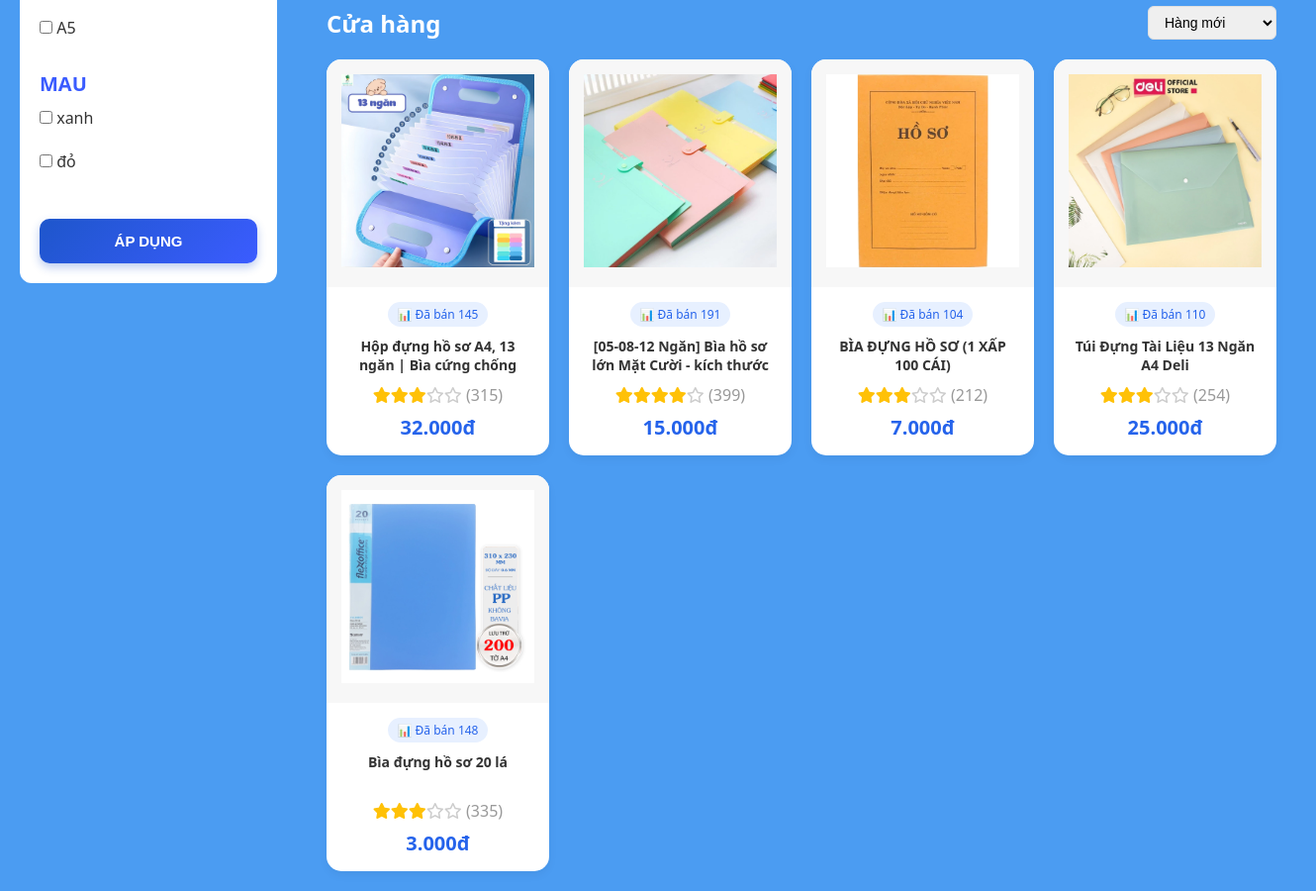
The app's page /shop.php?category_id=1 (middle part), older data.
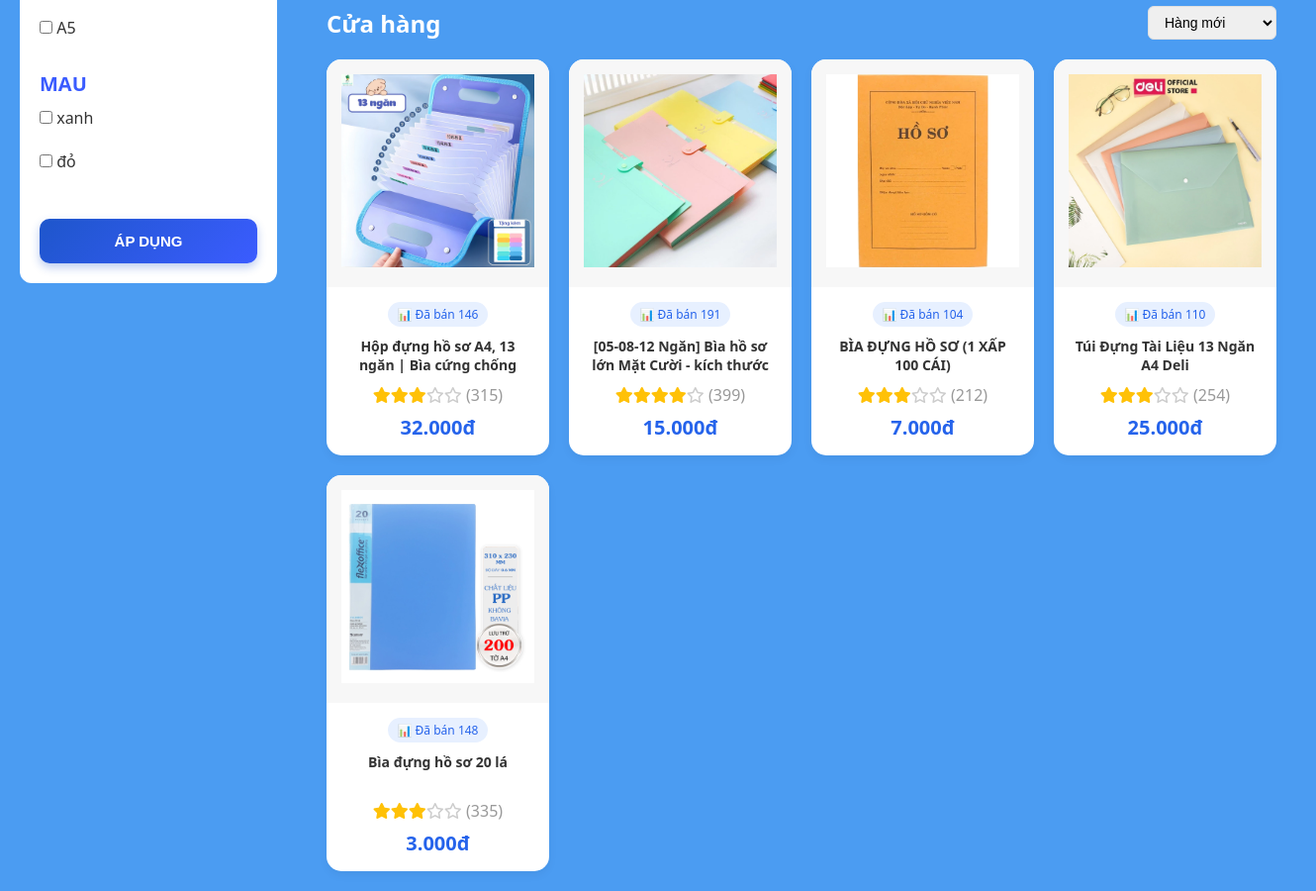
The same page, newer data.
### tables this page shows
CREATE TABLE `sanpham` (
  `MaSP` int NOT NULL,
  `TenSP` varchar(200) DEFAULT NULL,
  `GiaBan` decimal(10,2) DEFAULT NULL,
  `SoLuongTon` int DEFAULT NULL,
  `Hinh` varchar(255) DEFAULT NULL,
  `MoTa` text,
  `madanhmuc` int DEFAULT NULL,
  `mathuonghieu` int DEFAULT NULL,
  `maqtv` int DEFAULT NULL,
  `MaKhuyenMai` int DEFAULT NULL,
  `SoLuongDaBan` int DEFAULT '0',
  `NoiBat` tinyint(1) DEFAULT '0',
  `Rating` int DEFAULT '5',
  `SoLuotDanhGia` int DEFAULT '0'
);

### shop.php (the view, shortened to what the changed rows need)
<?php
require_once "./config/db.php";
$conditions  = [];
$keyword     = trim($_GET['keyword'] ?? '');
$category_id = isset($_GET['category_id']) && $_GET['category_id'] != '' ? (int)$_GET['category_id'] : 0;
if ($category_id > 0) {
    $conditions[] = "madanhmuc = $category_id";
}
$sort_map = [
    'az'       => 'TenSP ASC',
    'za'       => 'TenSP DESC',
    'gia_tang' => 'GiaBan ASC',
    'gia_giam' => 'GiaBan DESC',
    'moi'      => 'MaSP DESC',
    'ban_chay' => 'SoLuongDaBan DESC',
];
$sort_key = $_GET['sort'] ?? 'moi';
$order_by = $sort_map[$sort_key] ?? 'MaSP DESC';
$sql_product = "SELECT * FROM sanpham";
if (count($conditions) > 0) {
    $sql_product .= " WHERE " . implode(' AND ', $conditions);
}
$sql_product .= " ORDER BY $order_by";
$result_product = mysqli_query($conn, $sql_product);
$total_found    = $result_product ? mysqli_num_rows($result_product) : 0;
?>
<!doctype html>
<html lang="vi">
<head>
    <link rel="stylesheet" href="https://cdnjs.cloudflare.com/ajax/libs/font-awesome/6.5.0/css/all.min.css" />
    <link rel="stylesheet" href="./assets/css/shop.css" />
    <link rel="stylesheet" href="./assets/css/reposive.css" />
</head>
<body>
    <div class="shop-container">
        <div class="shop-content">
            <div class="shop-header">
                <h2><?= $keyword ? 'Kết quả tìm kiếm' : 'Cửa hàng' ?></h2>
            </div>
            <?php if ($total_found === 0 && $keyword !== ''): ?>
                <div class="search-empty">
                    <span class="material-symbols-outlined">search_off</span>
                    <h3>Không tìm thấy "<?= htmlspecialchars($keyword) ?>"</h3>
                    <p>Thử lại với từ khóa khác hoặc xem toàn bộ sản phẩm nhé!</p>
                    <a href="shop.php">← Xem tất cả sản phẩm</a>
                </div>
            <?php elseif ($total_found === 0): ?>
                <p>Không có sản phẩm</p>
            <?php else: ?>
                <div class="product-grid" id="productGrid">
                    <?php
                    function highlight($text, $kw)
                    {
                        if (!$kw) return htmlspecialchars($text);
                        return preg_replace(
                            '/(' . preg_quote(htmlspecialchars($kw), '/') . ')/iu',
                            '<mark class="kw-highlight">$1</mark>',
                            htmlspecialchars($text)
                        );
                    }
                    while ($sp = mysqli_fetch_assoc($result_product)):
                        $ma_sp      = $sp['MaSP'];
                        $ten_sp     = $sp['TenSP'];
                        $gia_ban    = $sp['GiaBan'];
                        $hinh_anh   = $sp['Hinh'];
                        $da_ban     = $sp['SoLuongDaBan'];
                        $rating     = $sp['Rating'];
                        $so_luot_dg = $sp['SoLuotDanhGia'];
                    ?>
                        <a href="product-detail.php?id=<?= $ma_sp ?>" style="text-decoration:none;color:inherit;display:block">
                            <div class="product-card">
                                <div class="product-img">
                                    <img src="./assets/file_anh/San_Pham/<?= !empty($hinh_anh) ? $hinh_anh : 'default.png' ?>"
                                        alt="<?= htmlspecialchars($ten_sp) ?>" />
                                </div>
                                <div class="product-info">
                                    <div class="product-tag">
                                        <span class="sold">📊 Đã bán <?= $da_ban ?></span>
                                    </div>
                                    <h3 class="product-name"><?= highlight($ten_sp, $keyword) ?></h3>
                                    <div class="rating">
                                        <?php for ($i = 1; $i <= 5; $i++) echo ($i <= $rating) ? '<i class="fa-solid fa-star" style="color:#ffc107"></i>' : '<i class="fa-regular fa-star" style="color:#ccc"></i>'; ?>
                                        <span>(<?= $so_luot_dg ?>)</span>
                                    </div>
                                    <div class="price"><?= number_format($gia_ban, 0, ',', '.') ?>đ</div>
                                </div>
                            </div>
                        </a>
                    <?php endwhile; ?>
                </div>
            <?php endif; ?>
        </div>
    </div>
</body>
</html>

Row changes from the older to the newer data that the page shows:
changed sanpham "Hộp đựng hồ sơ A4, 13 ngăn | Bìa cứng chống…": SoLuongDaBan "145" → "146"
